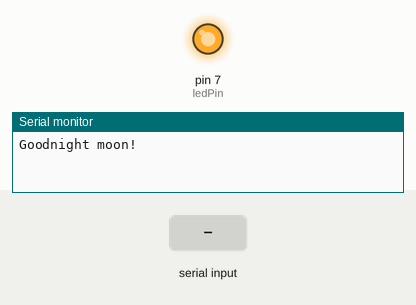
This sketch was run on a simulated Arduino Uno, built with avr-gcc and run on an emulated ATmega328P. On the bench: output pins drawn as LEDs (lit = HIGH), the last lines printed to the serial monitor. Inputs (shaded band) come from the test bench.

Above: at 1.2 s.
1.3 s: "0" received over the second serial link
At 2.0 s:
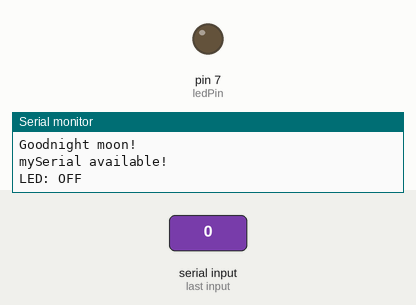
2.8 s: "1" received over the second serial link
At 3.2 s:
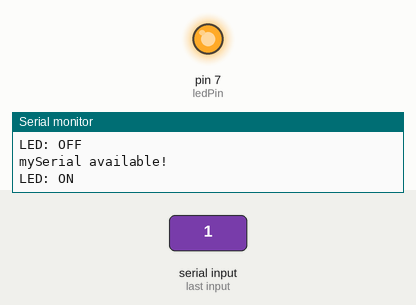
Timing chart, 0 to 5.8 s (numbered marks = the images above; inputs shaded):
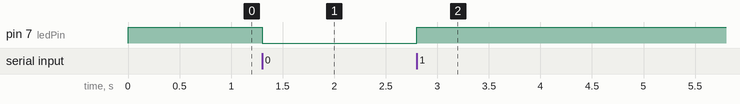

Measured:
- after the input at 1.3 s, pin 7 (ledPin): HIGH → LOW at once
- after the input at 2.8 s, pin 7 (ledPin): LOW → HIGH at once

The sketch:

_003_Bluetooth.ino
```cpp
#include <SoftwareSerial.h>
#define ledPin 7

SoftwareSerial mySerial(10, 11); // RX, TX
int state = 0;

void setup() {
  pinMode(ledPin, OUTPUT);
  digitalWrite(ledPin, HIGH);
  Serial.begin(38400); // Default communication rate of the Bluetooth module
  while (!Serial) {
    ; // wait for serial port to connect. Needed for native USB port only
  }

  Serial.println("Goodnight moon!");

  // set the data rate for the SoftwareSerial port
  mySerial.begin(9600);
  //mySerial.println("Hello, world?");
}

void loop() {
  if(mySerial.available() > 0){ // Checks whether data is coming from the serial port
    state = mySerial.read(); // Reads the data from the serial port
    Serial.print("mySerial available!\n");
 }

 if (state == '0') {
  digitalWrite(ledPin, LOW); // Turn LED OFF
  Serial.println("LED: OFF"); // Send back, to the phone, the String "LED: ON"
  state = 0;
 }
 else if (state == '1') {
  digitalWrite(ledPin, HIGH);
  Serial.println("LED: ON");;
  state = 0;
 }
}
```
